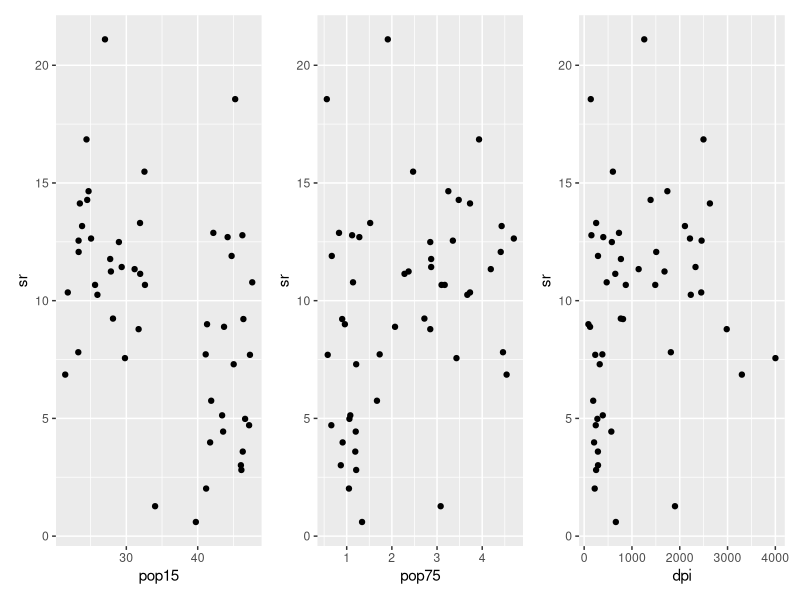
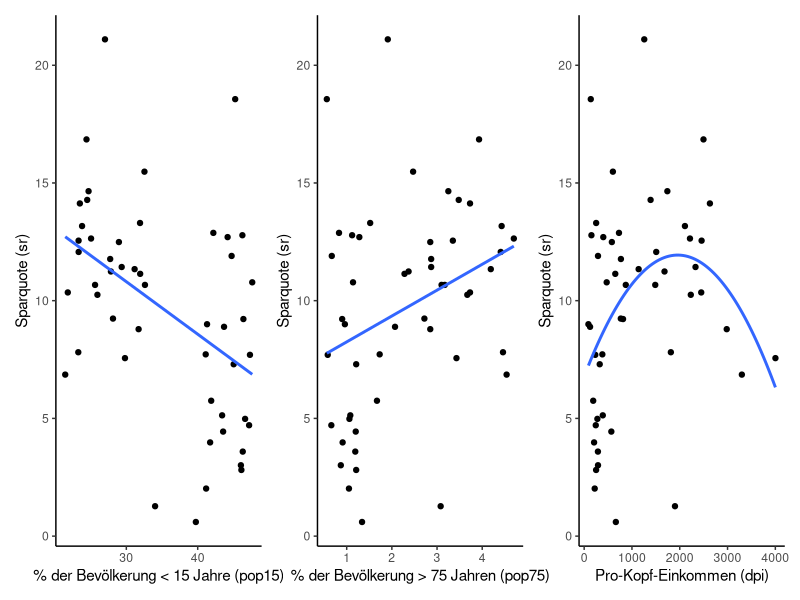

Generate these figures, in order, with R:
## ---- chunk 1
library(ggplot2)
library(patchwork)

## ---- chunk 2
p1 <- ggplot(LifeCycleSavings, aes(x = pop15, y = sr)) +
  geom_point()
p2 <- ggplot(LifeCycleSavings, aes(x = pop75, y = sr)) +
  geom_point()
p3 <- ggplot(LifeCycleSavings, aes(x = dpi, y = sr)) +
  geom_point()

p1+p2+p3

## ---- chunk 3


lm_pop15 <- lm(sr ~ pop15 , data = LifeCycleSavings ) # Einfaches lineares Modell
lm_q_pop15 <- lm(sr ~ pop15 + I(pop15^2),  data = LifeCycleSavings) # Modell mit quadratischem Term


lm_pop75 <- lm(sr ~ pop75, data = LifeCycleSavings ) # Einfaches lineares Modell
lm_q_pop75 <- lm(sr ~ pop75 + I(pop75^2),  data = LifeCycleSavings) # Modell mit quadratischem Term

lm_dpi <- lm(sr ~ dpi , data = LifeCycleSavings ) # Einfaches lineares Modell
lm_q_dpi <- lm(sr ~ dpi + I(dpi^2),  data = LifeCycleSavings) # Modell mit quadratischem Term


## ---- chunk 4
lm_pop15 |> summary()
lm_q_pop15 |> summary()
## ---- chunk 5
lm_pop75 |> summary() 
lm_q_pop75 |> summary() 
## ---- chunk 6
lm_dpi |> summary()
lm_q_dpi |> summary() 
## ---- chunk 7

# Erstellen der Plots
p1 <- ggplot(LifeCycleSavings, aes(x = pop15, y = sr)) +
  geom_point() +
  geom_smooth(method = "lm", formula = y ~ x, se = FALSE) +
  labs(x = "% der Bevölkerung < 15 Jahre (pop15)",
       y = "Sparquote (sr)") +
  theme_classic()

p2 <- ggplot(LifeCycleSavings, aes(x = pop75, y = sr)) +
  geom_point() +
  geom_smooth(method = "lm", formula = y ~ x, se = FALSE) +
  labs(x = "% der Bevölkerung > 75 Jahren (pop75)",
       y = "Sparquote (sr)") +
  theme_classic()

p3 <- ggplot(LifeCycleSavings, aes(x = dpi, y = sr)) +
  geom_point() +
  geom_smooth(method = "lm", formula = y ~ x + I(x^2), se = FALSE) +
  labs(x = "Pro-Kopf-Einkommen (dpi)",
       y = "Sparquote (sr)") +
  theme_classic()

p1 + p2 + p3

